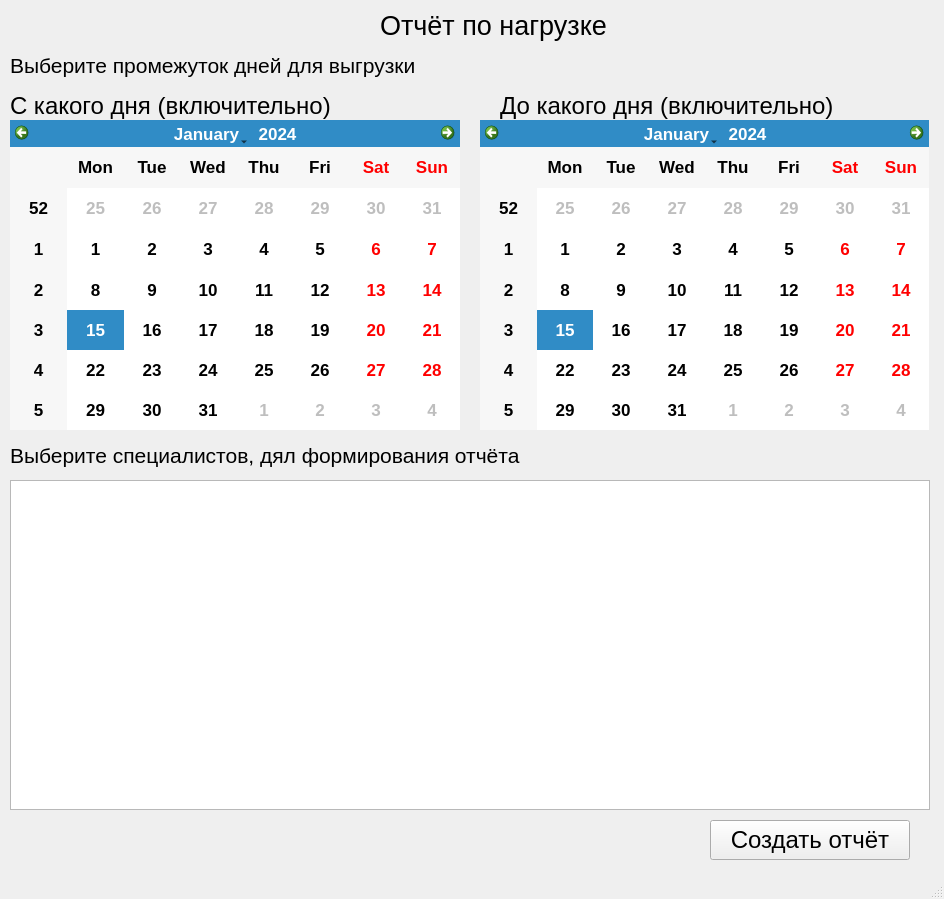
<?xml version="1.0" encoding="UTF-8"?>
<ui version="4.0">
 <class>MainWindow</class>
 <widget class="QMainWindow" name="MainWindow">
  <property name="geometry">
   <rect>
    <x>0</x>
    <y>0</y>
    <width>944</width>
    <height>899</height>
   </rect>
  </property>
  <property name="windowTitle">
   <string>отчёт по нагрузке</string>
  </property>
  <widget class="QWidget" name="centralwidget">
   <widget class="QLabel" name="label_2">
    <property name="geometry">
     <rect>
      <x>10</x>
      <y>50</y>
      <width>911</width>
      <height>30</height>
     </rect>
    </property>
    <property name="font">
     <font>
      <pointsize>16</pointsize>
     </font>
    </property>
    <property name="text">
     <string>Выберите промежуток дней для выгрузки</string>
    </property>
   </widget>
   <widget class="QLabel" name="label_3">
    <property name="geometry">
     <rect>
      <x>500</x>
      <y>90</y>
      <width>460</width>
      <height>31</height>
     </rect>
    </property>
    <property name="font">
     <font>
      <pointsize>18</pointsize>
     </font>
    </property>
    <property name="text">
     <string>До какого дня (включительно)</string>
    </property>
   </widget>
   <widget class="QLabel" name="label_4">
    <property name="geometry">
     <rect>
      <x>10</x>
      <y>90</y>
      <width>470</width>
      <height>31</height>
     </rect>
    </property>
    <property name="font">
     <font>
      <pointsize>18</pointsize>
     </font>
    </property>
    <property name="text">
     <string>С какого дня (включительно)</string>
    </property>
   </widget>
   <widget class="QLabel" name="label">
    <property name="geometry">
     <rect>
      <x>380</x>
      <y>10</y>
      <width>501</width>
      <height>31</height>
     </rect>
    </property>
    <property name="font">
     <font>
      <pointsize>20</pointsize>
     </font>
    </property>
    <property name="text">
     <string>Отчёт по нагрузке</string>
    </property>
   </widget>
   <widget class="QCalendarWidget" name="choice_date_2">
    <property name="geometry">
     <rect>
      <x>480</x>
      <y>120</y>
      <width>449</width>
      <height>310</height>
     </rect>
    </property>
    <property name="font">
     <font>
      <pointsize>13</pointsize>
      <weight>75</weight>
      <bold>true</bold>
     </font>
    </property>
   </widget>
   <widget class="QCalendarWidget" name="choice_date_1">
    <property name="geometry">
     <rect>
      <x>10</x>
      <y>120</y>
      <width>450</width>
      <height>310</height>
     </rect>
    </property>
    <property name="font">
     <font>
      <pointsize>13</pointsize>
      <weight>75</weight>
      <bold>true</bold>
     </font>
    </property>
   </widget>
   <widget class="QLabel" name="label_6">
    <property name="geometry">
     <rect>
      <x>10</x>
      <y>440</y>
      <width>871</width>
      <height>30</height>
     </rect>
    </property>
    <property name="font">
     <font>
      <pointsize>16</pointsize>
     </font>
    </property>
    <property name="text">
     <string>Выберите специалистов, дял формирования отчёта</string>
    </property>
   </widget>
   <widget class="QLabel" name="error_text">
    <property name="geometry">
     <rect>
      <x>19</x>
      <y>730</y>
      <width>711</width>
      <height>40</height>
     </rect>
    </property>
    <property name="font">
     <font>
      <pointsize>16</pointsize>
     </font>
    </property>
    <property name="styleSheet">
     <string notr="true">color: #FF0000</string>
    </property>
    <property name="text">
     <string/>
    </property>
   </widget>
   <widget class="QPushButton" name="button">
    <property name="geometry">
     <rect>
      <x>710</x>
      <y>820</y>
      <width>200</width>
      <height>40</height>
     </rect>
    </property>
    <property name="font">
     <font>
      <pointsize>18</pointsize>
     </font>
    </property>
    <property name="text">
     <string>Создать отчёт</string>
    </property>
   </widget>
   <widget class="QTableWidget" name="scroll_doctor">
    <property name="geometry">
     <rect>
      <x>10</x>
      <y>480</y>
      <width>920</width>
      <height>330</height>
     </rect>
    </property>
   </widget>
  </widget>
  <widget class="QMenuBar" name="menubar">
   <property name="geometry">
    <rect>
     <x>0</x>
     <y>0</y>
     <width>944</width>
     <height>22</height>
    </rect>
   </property>
  </widget>
  <widget class="QStatusBar" name="statusbar"/>
 </widget>
 <resources/>
 <connections/>
</ui>
